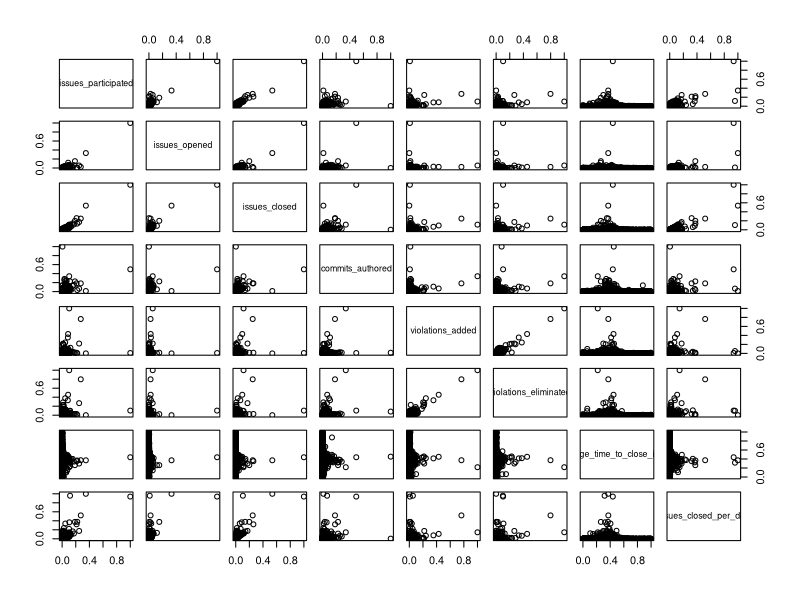
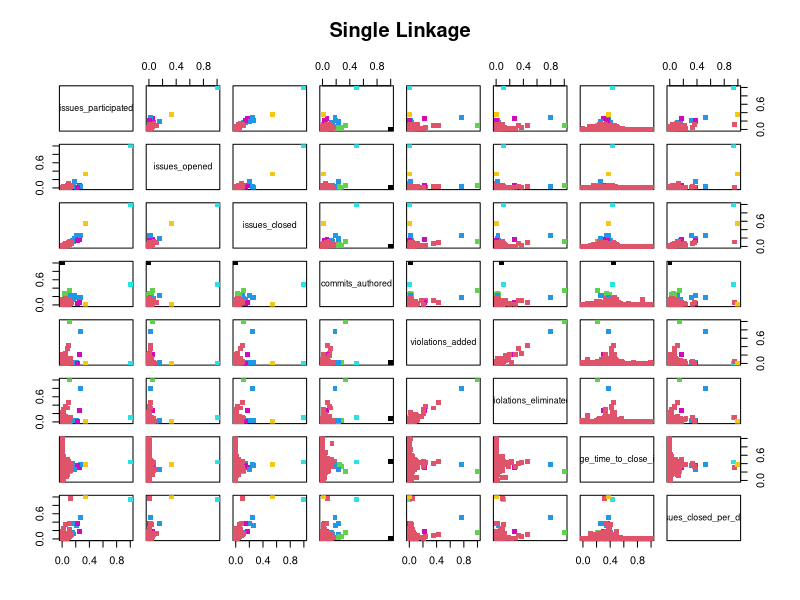
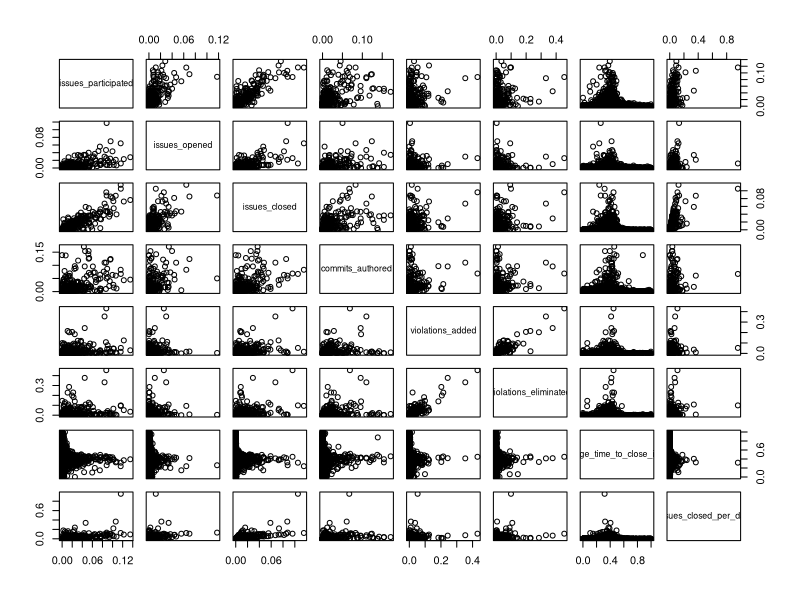
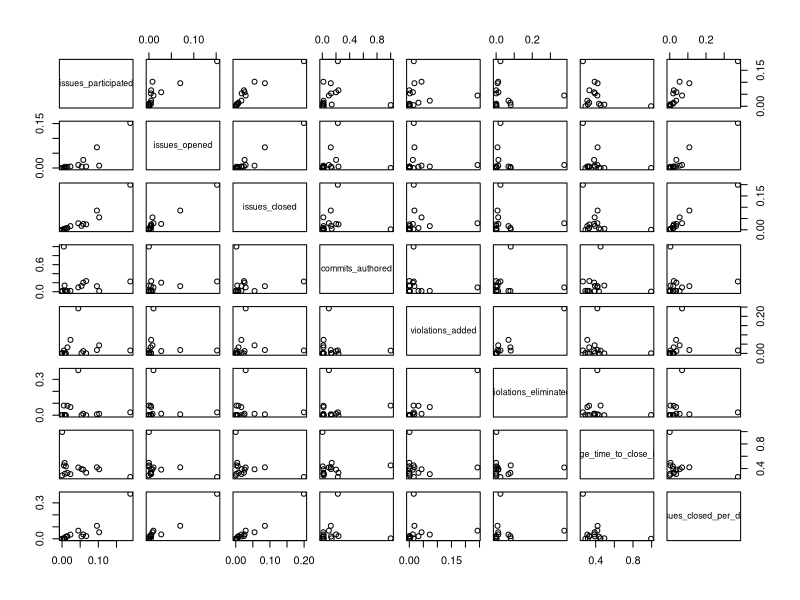
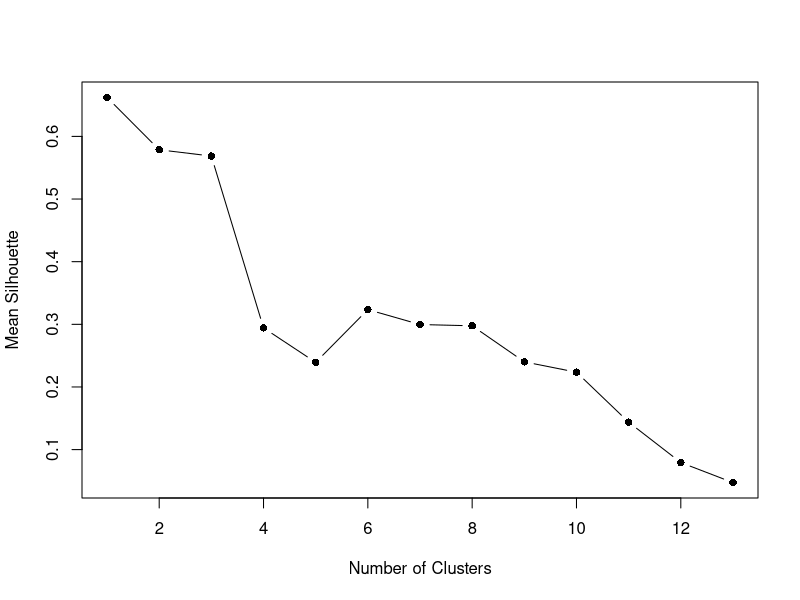
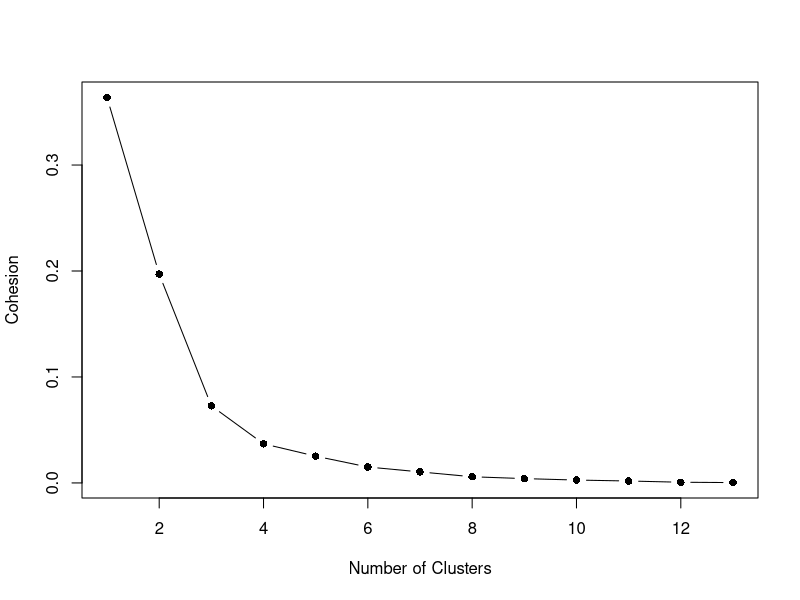
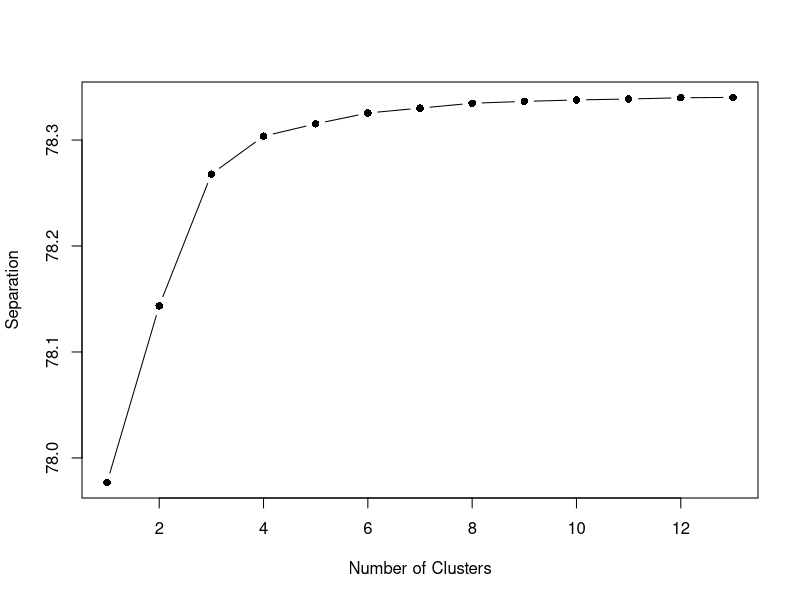
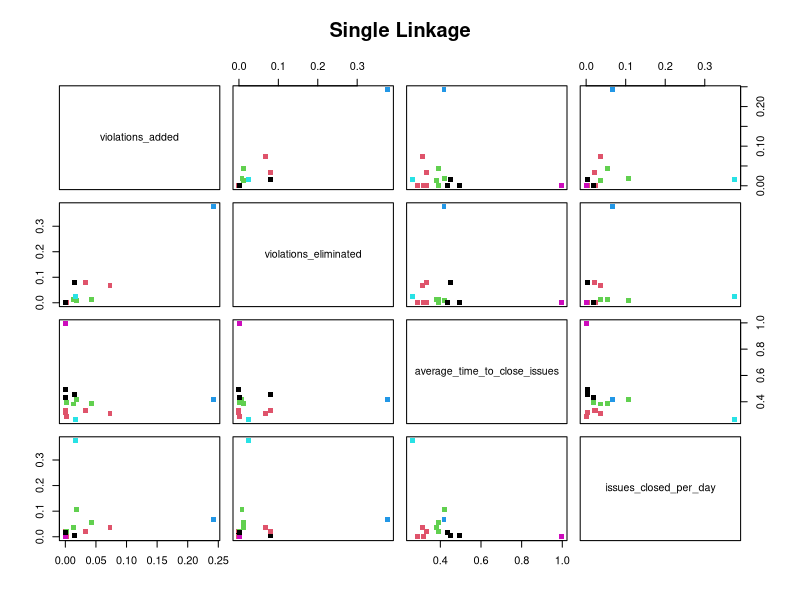

The R script that drew these images, in order:
library(cluster)
library(class)
library(MLmetrics)
library(dplyr)
library(tidyr)
library(ggplot2)


Distance <- function(cluster)
{
  # the center of the cluster, mean of all the points
  center <- colMeans(cluster)
  
  # calculate the summed squared error between every point and 
  # the center of that cluster 
  distance <- apply( cluster, 1, function(row)
  {
    sum( ( row - center )^2 )
  }) %>% sum()
  
  return(distance)
}
wss <- function(d) {
  sum(scale(d, scale = FALSE)^2)
}
wrap <- function(i, hc, x) {
  cl <- cutree(hc, i)
  spl <- split(x, cl)
  wss <- sum(sapply(spl, wss))
  wss
}


dataset = read.csv("dataset.csv", sep=';', header = TRUE, na.strings = c("NA"), colClasses = c("character", "character", "numeric", "numeric", "integer", "integer", "integer", "numeric", "numeric", "integer", "integer", "integer", "integer", "integer", "integer", "numeric", "integer", "integer", "integer", "integer", "integer", "integer", "integer", "integer", "integer", "integer", "integer"))

data= as.data.frame(dataset)

#First stage of data process: Missing Values removal
MissingValeus <- na.omit(data)


#Second stage of data process: Exclude 1-day developers
data2 = MissingValeus[!(MissingValeus$activity_period_in_days<=1),]

#Third stage of data process: Exclude short time contributors
data2 = data2[order(data2$activity_period_in_days,decreasing = TRUE),]
data3 = data2[-c(2307:2563),]
data3 = data3[,c('issues_participated',"issues_opened","issues_closed","commits_authored","violations_added","violations_eliminated", "average_time_to_close_issues", "issues_closed_per_day")]

#Fourth stage of data process: Data normalization 
normalized = as.data.frame(lapply(data3, function(x) (x - min(x))/(max(x) - min(x))))

#Metruc for Sepperation
tss = Distance(normalized)
plot(normalized)

#First Cluster experiement
normalized_euclidean = dist(normalized[1:4], method = "euclidean")
normalized_euclidean_hc_complete = hclust(normalized_euclidean, method = "complete")
normalized_euclidean_clusters = cutree(normalized_euclidean_hc_complete, k = 7)
plot(normalized, col = normalized_euclidean_clusters, pch = 15, main = "Single Linkage")


cluster_data = (normalized_euclidean_clusters == 2)
cluster_data = rbind((which(cluster_data == TRUE)))
deep_normalized = normalized[cluster_data,]
plot(deep_normalized)

#Second Cluater only in first experiementy's second cluster 
deep_normalized_euclidean = dist(deep_normalized[1:4], method = "euclidean")
deep_normalized_euclidean_hc_complete = hclust(deep_normalized_euclidean, method = "complete")
deep_normalized_euclidean_clusters = cutree(deep_normalized_euclidean_hc_complete, k = 7)

#New dataset that only contains Devs
dev_clusters = (normalized_euclidean_clusters == 1)
dev_clusters2 = (normalized_euclidean_clusters == 3)
dev_clusters3 = (deep_normalized_euclidean_clusters == 1)
dev_cluster_data = rbind(dev_clusters, dev_clusters2, dev_clusters3)
dev_cluster_data = rbind((which(dev_cluster_data == TRUE)))
dev_normalized = normalized[dev_cluster_data,]
plot(dev_normalized)
dev_normalized = na.omit(dev_normalized)

dev_normalized_euclidean = dist(dev_normalized[5:8], method = "euclidean")
dev_normalized_euclidean_hc_complete = hclust(dev_normalized_euclidean, method = "complete")

dev_normalized_euclidean_silhouette = c()
dev_normalized_euclidean_cohesion= c()
dev_normalized_euclidean_seperation= c()
for (i in 2:14){
  dev_normalized_euclidean_clusters = cutree(dev_normalized_euclidean_hc_complete, k = i)
  dev_normalized_euclidean_silhouette[i-1] = mean(silhouette(dev_normalized_euclidean_clusters, dev_normalized_euclidean)[, 3])
  dev_normalized_euclidean_cohesion[i-1] = wrap(i, dev_normalized_euclidean_hc_complete, dev_normalized[5:8])
  dev_normalized_euclidean_seperation[i-1] = tss - dev_normalized_euclidean_cohesion[i-1]  
  
}
 #Metrics for number of clusters decision
plot(dev_normalized_euclidean_silhouette, type = "b",pch=c(16), xlab="Number of Clusters", ylab="Mean Silhouette" )
plot(dev_normalized_euclidean_cohesion, type = "b",pch=c(16), xlab="Number of Clusters", ylab="Cohesion" )
plot(dev_normalized_euclidean_seperation, type = "b",pch=c(16), xlab="Number of Clusters", ylab="Separation" )

dev_normalized_euclidean_clusters = cutree(dev_normalized_euclidean_hc_complete, k = 6)
plot(dev_normalized[5:8], col = dev_normalized_euclidean_clusters, pch = 15, main = "Single Linkage")

boxplot(dev_normalized$violations_added ~ dev_normalized_euclidean_clusters, xlab='Cluster', ylab='violations_added')
boxplot(dev_normalized$violations_eliminated ~ dev_normalized_euclidean_clusters, xlab='Cluster', ylab='violations_eliminated')
boxplot(dev_normalized$average_time_to_close_issues ~ dev_normalized_euclidean_clusters, xlab='Cluster', ylab='average_time_to_close_issues')
boxplot(dev_normalized$issues_closed_per_day ~ dev_normalized_euclidean_clusters, xlab='Cluster', ylab='issues_closed_per_day')
